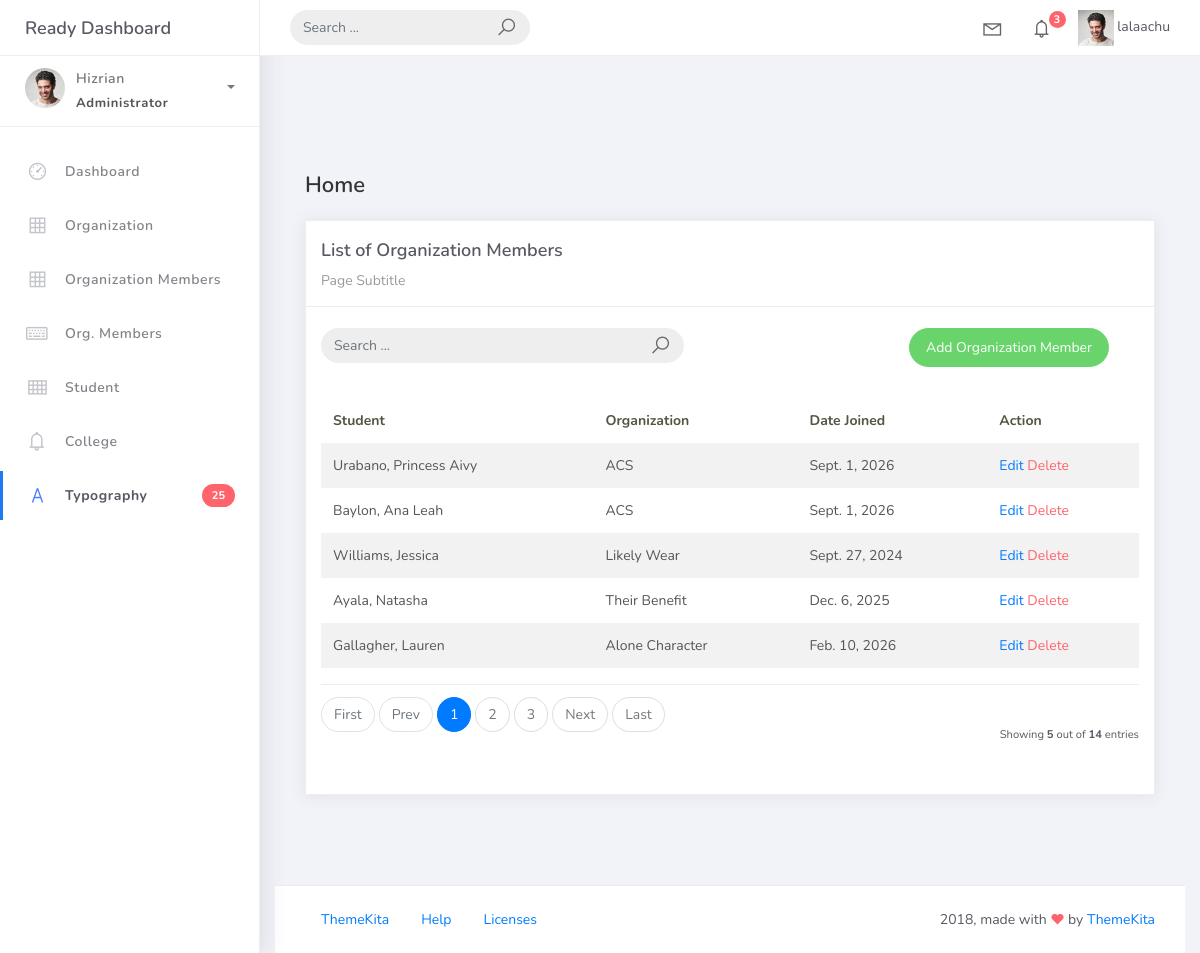
The page /orgmem_list on the database as committed earlier.
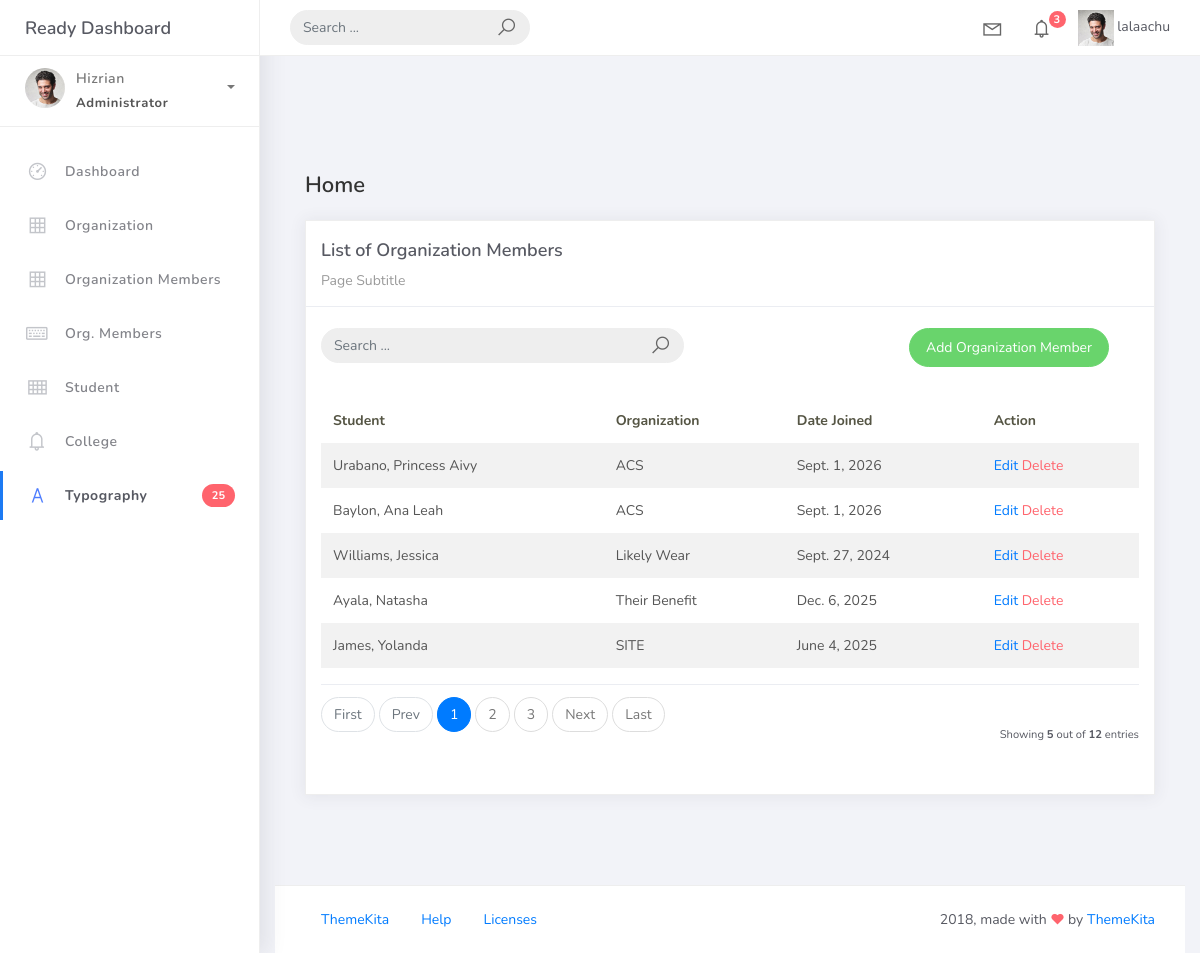
The same page on the database as committed later.
### studentorg/models.py (models this page shows)
class BaseModel(models.Model):
    created_at = models.DateTimeField(auto_now_add=True, db_index=True)
    updated_at = models.DateTimeField(auto_now=True)
    class Meta:
     abstract = True

class OrgMember(BaseModel):
    student = models.ForeignKey(Student, on_delete=models.CASCADE)
    organization = models.ForeignKey(Organization, on_delete=models.CASCADE)
    date_joined = models.DateField()

class Student(BaseModel):
    student_id = models.CharField(max_length=15)
    lastname = models.CharField(max_length=25)
    firstname = models.CharField(max_length=25)
    middlename = models.CharField(max_length=25, blank=True, null=True)
    program = models.ForeignKey(Program, on_delete=models.CASCADE)
    def __str__(self):
     return f"{self.lastname}, {self.firstname}"

class Organization(BaseModel):
    name = models.CharField(max_length=250)
    college = models.ForeignKey(College, null=True, blank=True, on_delete=models.CASCADE)
    description = models.CharField(max_length=500)
    def __str__(self):
        return self.name

### studentorg/views.py (the view)
# urls.py: path("orgmem_list", OrganizationMemberListView.as_view(), name="organization-member-list"),
class OrganizationMemberListView(ListView):
    model = OrgMember
    context_object_name = "organization_member"
    template_name = "orgmem_list.html"
    paginate_by = 5

### templates/orgmem_list.html
{% extends 'base.html' %} {% load static %} {% block content %}
<div class="content">
    <div class="container-fluid">
        <h4 class="page-title">Home</h4>
        <div class="row">
            <div class="col-md-12">
                <div class="card">
                    <div class="card-header">
                        <div class="card-title">List of Organization Members</div>
                        <div class="card-category">Page Subtitle</div>
                    </div>
                    <br />
                        <div class="col-md-12 row">
                            <div class="col-md-6">
                                <form class="navbar-left navbar-form nav-search mr-md-3" action="">
                                    <div class="input-group">
                                       <input type="text" placeholder="Search ..." class="form-control" />
                                       <div class="input-group-append">
                                            <span class="input-group-text">
                                                <i class="la la-search search-icon"></i>
                                            </span>
                                       </div>
                                   </div>
                                </form>
                            </div>
                           <div class="col-md-6">
                                <div class="pull-right">
                                      <a href="{% url 'organization-member-add' %}"
                                      class="btn btn-success btn-rounded">Add Organization Member</a>
                                </div>
                            </div>
                        </div>
                    <div class="card-body">
                        <table class="table table-striped mt-3">
                            <thead>
                                <tr>
                                    <th scope="col">Student</th>
                                    <th scope="col">Organization</th>
                                    <th scope="col">Date Joined</th>
                                    <th scope="col">Action</th>
                                </tr>
                            </thead>
                            <tbody>
                                {% for object in object_list %}
                                <tr>
                                    <td>{{ object.student }}</td>
                                    <td>{{ object.organization }}</td>
                                    <td>{{ object.date_joined }}</td>
                                    <td><a href="orgmem_list/{{ object.id }}">Edit</a>
                                    <a href="orgmem_list/{{ object.id }}/delete" class="text-danger">Delete</a></td>
                                </tr>
                                {% empty %}
                                <tr>
                                    <td colspan="4" style="text-align: center">
                                        <p class="text-sm font-weight-bold mb-0">No Records Found</p>
                                    </td>
                                </tr>
                                {% endfor %}
                            </tbody>
                        </table>
                        {% include 'includes/pagination.html' %}
                    </div>
                </div>
            </div>
        </div>
    </div>
</div>
{% endblock %}

### templates/base.html (shortened to what this page needs)
{% load static %}
<!DOCTYPE html>
<html>
<head>
	<link rel="stylesheet" href="{% static 'css/bootstrap.min.css' %}">
	<link rel="stylesheet" href="{% static 'css/ready.css' %}">
	<link rel="stylesheet" href="{% static 'css/demo.css' %}">
</head>
<body>
	<div class="wrapper">
		<div class="main-header">
			<div class="logo-header">
				<a href="index.html" class="logo">
					Ready Dashboard
				</a>
			</div>
			<nav class="navbar navbar-header navbar-expand-lg">
				<div class="container-fluid">
					<form class="navbar-left navbar-form nav-search mr-md-3" action="">
						<div class="input-group">
							<input type="text" placeholder="Search ..." class="form-control">
							<div class="input-group-append">
								<span class="input-group-text">
									<i class="la la-search search-icon"></i>
								</span>
							</div>
						</div>
					</form>
					<ul class="navbar-nav topbar-nav ml-md-auto align-items-center">
						<li class="nav-item dropdown hidden-caret">
							<a class="nav-link dropdown-toggle" href="#" id="navbarDropdown" role="button" data-toggle="dropdown" aria-haspopup="true" aria-expanded="false">
								<i class="la la-envelope"></i>
							</a>
						</li>
						<li class="nav-item dropdown hidden-caret">
							<a class="nav-link dropdown-toggle" href="#" id="navbarDropdown" role="button" data-toggle="dropdown" aria-haspopup="true" aria-expanded="false">
								<i class="la la-bell"></i>
								<span class="notification">3</span>
							</a>
						</li>
						<li class="nav-item dropdown">
							<img src="{% static 'img/profile.jpg' %}" alt="user-img" width="36" class="img-circle"> <span>lalaachu</span></span> </a>
							</li>
						</ul>
					</div>
				</nav>
			</div>
			<div class="sidebar">
				<div class="scrollbar-inner sidebar-wrapper">
					<div class="user">
						<div class="photo">
							<img src="{% static 'img/profile.jpg' %}">
						</div>
						<div class="info">
							<a class="" data-toggle="collapse" href="#collapseExample" aria-expanded="true">
								<span>
									Hizrian
									<span class="user-level">Administrator</span>
									<span class="caret"></span>
								</span>
							</a>
						</div>
					</div>
					<ul class="nav">
						<li class="nav-item">
							<a href="index.html">
								<i class="la la-dashboard"></i>
								<p>Dashboard</p>
							</a>
						</li>
						<li class="nav-item">
							<a href="{% url "organization-list" %}">
								<i class="la la-table"></i>
								<p>Organization</p>
							</a>
						</li>
						<li class="nav-item">
							<a href="{% url "organization-member-list" %}">
								<i class="la la-table"></i>
								<p>Organization Members</p>
							</a>
						<li class="nav-item">
							<a href="forms.html">
								<i class="la la-keyboard-o"></i>
								<p>Org. Members</p>
							</a>
						</li>
						<li class="nav-item">
							<a href="tables.html">
								<i class="la la-th"></i>
								<p>Student</p>
							</a>
						</li>
						<li class="nav-item">
							<a href="notifications.html">
								<i class="la la-bell"></i>
								<p>College</p>
							</a>
						</li>
						<li class="nav-item active">
							<a href="typography.html">
								<i class="la la-font"></i>
								<p>Typography</p>
								<span class="badge badge-danger">25</span>
							</a>
						</li>
					</ul>
				</div>
			</div>
			<div class="main-panel">
                <div class="content">
                    {% block content %}
                    {% endblock %}
               </div>
                    <div class="container-fluid">
				<footer class="footer">
					<div class="container-fluid">
						<nav class="pull-left">
							<ul class="nav">
								<li class="nav-item">
									<a class="nav-link" href="http://www.themekita.com">
										ThemeKita
									</a>
								</li>
								<li class="nav-item">
									<a class="nav-link" href="#">
										Help
									</a>
								</li>
								<li class="nav-item">
									<a class="nav-link" href="https://themewagon.com/license/#free-item">
										Licenses
									</a>
								</li>
							</ul>
						</nav>
						<div class="copyright ml-auto">
							2018, made with <i class="la la-heart heart text-danger"></i> by <a href="http://www.themekita.com">ThemeKita</a>
						</div>
					</div>
				</footer>
			</div>
		</div>
	</div>
</body>
</html>

### templates/includes/pagination.html (shortened to what this page needs)
{% if is_paginated %}
<div class="card-footer px-0 border-0 d-flex flex-column flex-lg-row align-items-center
justify-content-between mt-3">
    <nav aria-label="Topics pagination" class="mb-4">
        <ul class="pagination">
            {% if page_obj.number > 1 %}
            <li class="page-item">
                <a class="page-link" href="?page=1">First</a>
            </li>
            {% else %}
            <li class="page-item disabled">
                <span class="page-link">First</span>
            </li>
            {% endif %}
            {% if page_obj.has_previous %}
            <li class="page-item">
                <a class="page-link" href="?page={{ page_obj.previous_page_number }}">Prev</a>
            </li>
            {% else %}
            <li class="page-item disabled">
                <span class="page-link">Prev</span>
            </li>
            {% endif %}
            {% for page_num in paginator.page_range %}
                {% if page_obj.number == page_num %}
                <li class="page-item active">
                    <span class="page-link">
                        {{ page_num }}
                    </span>
                </li>
                {% elif page_num > page_obj.number|add:'-3' and page_num < page_obj.number|add:'3' %}
                <li class="page-item">
                    <a class="page-link" href="?page={{ page_num }}">{{ page_num }}</a>
                </li>
                {% endif %}
            {% endfor %}
            {% if page_obj.has_next %}
            <li class="page-item">
                <a class="page-link" href="?page={{ page_obj.next_page_number }}">Next</a>
            </li>
            {% else %}
            <li class="page-item disabled">
                <span class="page-link">Next</span>
            </li>
            {% endif %}
            {% if page_obj.number != paginator.num_pages %}
            <li class="page-item">
                <a class="page-link" href="?page={{ paginator.num_pages }}">Last</a>
            </li>
            {% else %}
            <li class="page-item disabled">
                <span class="page-link">Last</span>
            </li>
            {% endif %}
        </ul>
    </nav>
    <div class="fw-normal small mt-4 mt-lg-0">
        Showing <b>{{ object_list.count }}</b> out of
        <b>{{ paginator.count }}</b> entries
    </div>
</div>
{% endif %}

Rows that differ between the two databases and show on the page:
removed OrgMember: student "Gallagher, Lauren", organization "Alone Character", date_joined "Feb. 10, 2026"
now on this page (row unchanged): OrgMember: student "James, Yolanda", organization "SITE", date_joined "June 4, 2025"
Other text that changed with them:
{{ paginator.count }}: "14" → "12"
